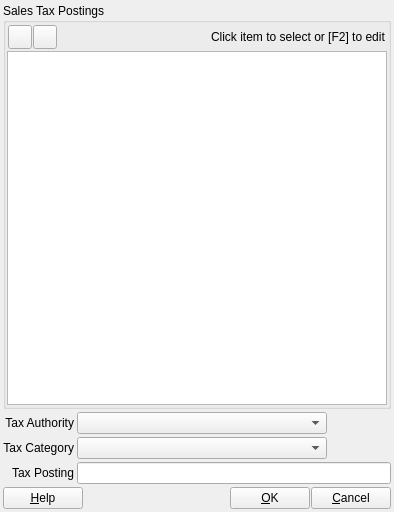
<?xml version="1.0" encoding="UTF-8"?>
<ui version="4.0">
 <class>ACC_SalesTaxPostingDialog</class>
 <widget class="QDialog" name="ACC_SalesTaxPostingDialog">
  <property name="geometry">
   <rect>
    <x>0</x>
    <y>0</y>
    <width>394</width>
    <height>512</height>
   </rect>
  </property>
  <property name="windowTitle">
   <string>Dialog</string>
  </property>
  <layout class="QGridLayout" name="gridLayout_3">
   <property name="leftMargin">
    <number>3</number>
   </property>
   <property name="topMargin">
    <number>3</number>
   </property>
   <property name="rightMargin">
    <number>3</number>
   </property>
   <property name="bottomMargin">
    <number>3</number>
   </property>
   <property name="spacing">
    <number>3</number>
   </property>
   <item row="0" column="0">
    <widget class="QGroupBox" name="groupBox">
     <property name="title">
      <string>Sales Tax Postings</string>
     </property>
     <layout class="QGridLayout" name="gridLayout">
      <property name="leftMargin">
       <number>1</number>
      </property>
      <property name="topMargin">
       <number>1</number>
      </property>
      <property name="rightMargin">
       <number>1</number>
      </property>
      <property name="bottomMargin">
       <number>1</number>
      </property>
      <property name="horizontalSpacing">
       <number>3</number>
      </property>
      <property name="verticalSpacing">
       <number>1</number>
      </property>
      <item row="0" column="0">
       <layout class="QHBoxLayout" name="horizontalLayout_3">
        <property name="spacing">
         <number>1</number>
        </property>
        <property name="sizeConstraint">
         <enum>QLayout::SetDefaultConstraint</enum>
        </property>
        <property name="leftMargin">
         <number>1</number>
        </property>
        <property name="topMargin">
         <number>1</number>
        </property>
        <property name="rightMargin">
         <number>1</number>
        </property>
        <property name="bottomMargin">
         <number>1</number>
        </property>
        <item>
         <widget class="QToolButton" name="pbAdd">
          <property name="sizePolicy">
           <sizepolicy hsizetype="Minimum" vsizetype="Fixed">
            <horstretch>0</horstretch>
            <verstretch>0</verstretch>
           </sizepolicy>
          </property>
          <property name="minimumSize">
           <size>
            <width>24</width>
            <height>24</height>
           </size>
          </property>
          <property name="maximumSize">
           <size>
            <width>24</width>
            <height>24</height>
           </size>
          </property>
          <property name="toolTip">
           <string>Add posting</string>
          </property>
          <property name="text">
           <string/>
          </property>
          <property name="icon">
           <iconset resource="../../../db/src/gui/db.qrc">
            <normaloff>:/images/icons/add.png</normaloff>:/images/icons/add.png</iconset>
          </property>
          <property name="iconSize">
           <size>
            <width>16</width>
            <height>16</height>
           </size>
          </property>
         </widget>
        </item>
        <item>
         <widget class="QToolButton" name="pbDelete">
          <property name="minimumSize">
           <size>
            <width>24</width>
            <height>24</height>
           </size>
          </property>
          <property name="maximumSize">
           <size>
            <width>24</width>
            <height>24</height>
           </size>
          </property>
          <property name="toolTip">
           <string>Delete posting</string>
          </property>
          <property name="text">
           <string/>
          </property>
          <property name="icon">
           <iconset resource="../../../db/src/gui/db.qrc">
            <normaloff>:/images/icons/delete.png</normaloff>:/images/icons/delete.png</iconset>
          </property>
         </widget>
        </item>
        <item>
         <spacer name="horizontalSpacer_3">
          <property name="orientation">
           <enum>Qt::Horizontal</enum>
          </property>
          <property name="sizeHint" stdset="0">
           <size>
            <width>40</width>
            <height>20</height>
           </size>
          </property>
         </spacer>
        </item>
        <item>
         <widget class="QLabel" name="lblTvInfo">
          <property name="text">
           <string>Click item to select or [F2] to edit</string>
          </property>
         </widget>
        </item>
       </layout>
      </item>
      <item row="1" column="0">
       <widget class="QTableView" name="tvSalesTaxPosting"/>
      </item>
     </layout>
    </widget>
   </item>
   <item row="1" column="0">
    <layout class="QGridLayout" name="gridLayout_2">
     <property name="verticalSpacing">
      <number>3</number>
     </property>
     <item row="1" column="0">
      <widget class="QLabel" name="label_3">
       <property name="minimumSize">
        <size>
         <width>0</width>
         <height>0</height>
        </size>
       </property>
       <property name="maximumSize">
        <size>
         <width>16777215</width>
         <height>16777215</height>
        </size>
       </property>
       <property name="text">
        <string>Tax Category</string>
       </property>
       <property name="alignment">
        <set>Qt::AlignRight|Qt::AlignTrailing|Qt::AlignVCenter</set>
       </property>
      </widget>
     </item>
     <item row="1" column="1">
      <widget class="QComboBox" name="cbTaxCategory">
       <property name="minimumSize">
        <size>
         <width>150</width>
         <height>0</height>
        </size>
       </property>
       <property name="maximumSize">
        <size>
         <width>250</width>
         <height>16777215</height>
        </size>
       </property>
      </widget>
     </item>
     <item row="2" column="0">
      <widget class="QLabel" name="lblGroupType">
       <property name="minimumSize">
        <size>
         <width>0</width>
         <height>0</height>
        </size>
       </property>
       <property name="maximumSize">
        <size>
         <width>16777215</width>
         <height>16777215</height>
        </size>
       </property>
       <property name="text">
        <string>Tax Posting</string>
       </property>
       <property name="alignment">
        <set>Qt::AlignRight|Qt::AlignTrailing|Qt::AlignVCenter</set>
       </property>
      </widget>
     </item>
     <item row="2" column="1">
      <widget class="RB_IdxLineEdit" name="ileSalesTaxAccount">
       <property name="enabled">
        <bool>true</bool>
       </property>
       <property name="minimumSize">
        <size>
         <width>150</width>
         <height>0</height>
        </size>
       </property>
       <property name="maximumSize">
        <size>
         <width>16777215</width>
         <height>16777215</height>
        </size>
       </property>
      </widget>
     </item>
     <item row="0" column="0">
      <widget class="QLabel" name="label">
       <property name="text">
        <string>Tax Authority</string>
       </property>
       <property name="alignment">
        <set>Qt::AlignRight|Qt::AlignTrailing|Qt::AlignVCenter</set>
       </property>
      </widget>
     </item>
     <item row="0" column="1">
      <widget class="QComboBox" name="cbTaxAuthority">
       <property name="minimumSize">
        <size>
         <width>150</width>
         <height>0</height>
        </size>
       </property>
       <property name="maximumSize">
        <size>
         <width>250</width>
         <height>16777215</height>
        </size>
       </property>
      </widget>
     </item>
    </layout>
   </item>
   <item row="2" column="0">
    <layout class="QHBoxLayout" name="horizontalLayout_2">
     <property name="spacing">
      <number>1</number>
     </property>
     <item>
      <widget class="QPushButton" name="pbHelp">
       <property name="text">
        <string>&amp;Help</string>
       </property>
       <property name="autoDefault">
        <bool>false</bool>
       </property>
      </widget>
     </item>
     <item>
      <spacer name="horizontalSpacer_2">
       <property name="orientation">
        <enum>Qt::Horizontal</enum>
       </property>
       <property name="sizeHint" stdset="0">
        <size>
         <width>40</width>
         <height>20</height>
        </size>
       </property>
      </spacer>
     </item>
     <item>
      <widget class="QPushButton" name="pbOk">
       <property name="text">
        <string>&amp;OK</string>
       </property>
       <property name="autoDefault">
        <bool>false</bool>
       </property>
      </widget>
     </item>
     <item>
      <widget class="QPushButton" name="pbCancel">
       <property name="text">
        <string>&amp;Cancel</string>
       </property>
       <property name="autoDefault">
        <bool>false</bool>
       </property>
      </widget>
     </item>
    </layout>
   </item>
  </layout>
 </widget>
 <customwidgets>
  <customwidget>
   <class>RB_IdxLineEdit</class>
   <extends>QLineEdit</extends>
   <header>rb_idxlineedit.h</header>
  </customwidget>
 </customwidgets>
 <tabstops>
  <tabstop>tvSalesTaxPosting</tabstop>
  <tabstop>pbAdd</tabstop>
  <tabstop>pbDelete</tabstop>
  <tabstop>cbTaxAuthority</tabstop>
  <tabstop>cbTaxCategory</tabstop>
  <tabstop>ileSalesTaxAccount</tabstop>
  <tabstop>pbOk</tabstop>
  <tabstop>pbCancel</tabstop>
  <tabstop>pbHelp</tabstop>
 </tabstops>
 <resources>
  <include location="../../../db/src/gui/db.qrc"/>
 </resources>
 <connections/>
</ui>
